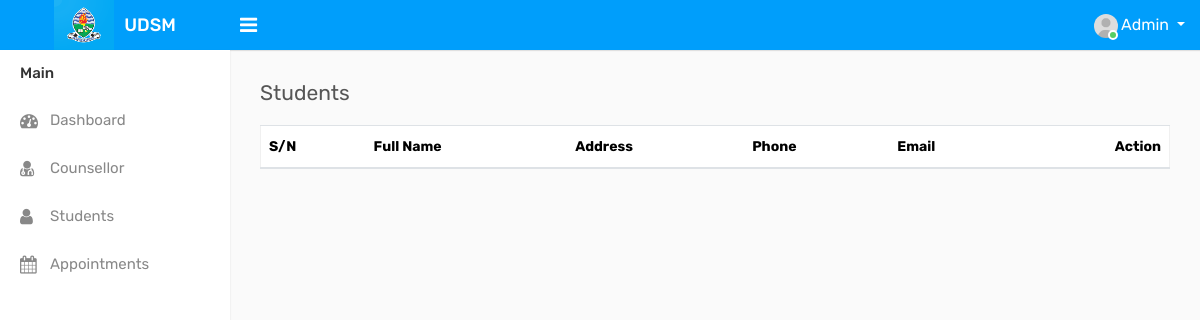
Before: /admin/students.php with the older database file.
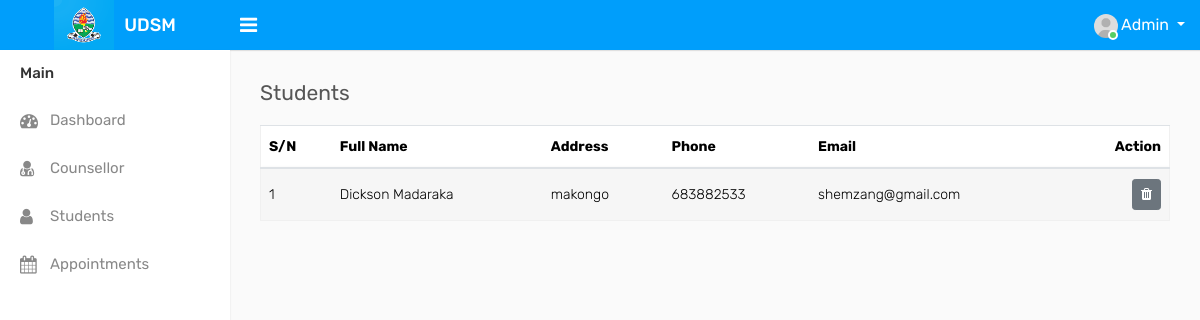
After: the same page with the newer database file.
### tables this page shows
CREATE TABLE `students` (
  `student_id` int(13) NOT NULL,
  `fname` varchar(100) NOT NULL,
  `lname` varchar(100) NOT NULL,
  `email` varchar(100) NOT NULL,
  `password` varchar(255) NOT NULL,
  `phone` int(10) NOT NULL,
  `nida` varchar(20) NOT NULL,
  `location` varchar(50) NOT NULL
);

### admin/students.php (the view, shortened to what this page needs)
<?php
 include 'includes/header.php';
 include 'includes/sidebar.php';
 $link = mysqli_connect('localhost', 'root','', 'udsm_counselling');
 $query = "SELECT students.*, concat(fname, '  ',lname) as fname  from students";
	 $result = mysqli_query($link, $query);
?>
<div class="page-wrapper">
            <div class="content">
                <div class="row">
                    <div class="col-sm-2 col-1">
                        <h4 class="page-title">Students</h4>
                    </div>
                    <div class="col-sm-5 col-6 text-right m-b-10">
                    </div>
                </div>
				<div class="row">
					<div class="col-md-12">
						<div class="table-responsive">
							<table class="table table-border table-striped custom-table datatable mb-0">
								<thead>
									<tr>
									    <th>S/N</th>
										<th>Full Name</th>
										<th>Address</th>
										<th>Phone</th>
										<th>Email</th>
										<th class="text-right">Action</th>
									</tr>
								</thead>
								<tbody>
								    <?php
                                        $i = 1;
                                        while($row=mysqli_fetch_assoc($result))
                                        {
			                        ?>
									<tr>
									    <td><?php echo $i++ ?></td>
                                        <td><?php echo $row['fname']?></td>
                                        <td><?php echo $row['location']?></td>
                                        <td><?php echo $row['phone']?></td>
                                        <td><?php echo $row['email']?></td>
										<td class="text-right">
                                                <a href="students.php?delete=<?php echo $row['student_id']; ?>" class="btn btn-secondary btn-sm"><i class="fa fa-trash" title="Delete"></i></a>
										</td>
									</tr>
								</tbody>
								<?php
				                        }
			                        ?>
							</table>
						</div>
					</div>
                </div>
            </div>
    </div>
<?php
   include 'includes/footer.php';
?>

### admin/includes/header.php (shortened to what this page needs)
<!DOCTYPE html>
<html lang="en">
<head>
    <link rel="stylesheet" type="text/css" href="assets/css/bootstrap.min.css">
    <link rel="stylesheet" type="text/css" href="assets/css/font-awesome.min.css">
    <link rel="stylesheet" type="text/css" href="assets/css/style.css">
</head>
<body>
    <div class="main-wrapper">
        <div class="header">
			<div class="header-left">
				<a href="index.php" class="logo">
                <img src="assets/img/download.png" width="60" height="50" alt=""> <span>UDSM</span>
				</a>
			</div>
			<a id="toggle_btn" href="javascript:void(0);"><i class="fa fa-bars"></i></a>
            <ul class="nav user-menu float-right">
                <li class="nav-item dropdown has-arrow">
                    <a href="#" class="dropdown-toggle nav-link user-link" data-toggle="dropdown">
                        <span class="user-img">
							<img class="rounded-circle" src="assets/img/user.jpg" width="24" alt="Admin">
							<span class="status online"></span>
						</span>
						<span>Admin</span>
                    </a>
                </li>
            </ul>
        </div>

### admin/includes/sidebar.php (shortened to what this page needs)
<div class="sidebar" id="sidebar">
            <div class="sidebar-inner slimscroll">
                <div id="sidebar-menu" class="sidebar-menu">
                    <ul>
                        <li class="menu-title">Main</li>
                        <li>
                            <a href="index.php"><i class="fa fa-dashboard"></i> <span>Dashboard</span></a>
                        </li>
						<li>
                            <a href="counsellor.php"><i class="fa fa-user-md"></i> <span>Counsellor</span></a>
                        </li>
                        <li>
                            <a href="students.php"><i class="fa fa-user"></i> <span>Students</span></a>
                        </li>
                        <li>
                            <a href="appointment.php"><i class="fa fa-calendar"></i> <span>Appointments</span></a>
                        </li>
                            </ul>
                </div>
            </div>
        </div>
    </div>

### admin/includes/footer.php
</body>
</html>

Changed rows visible on the page:
added students: fname "Dickson Madaraka", location "makongo", phone "683882533", email "shemzang@gmail.com"
